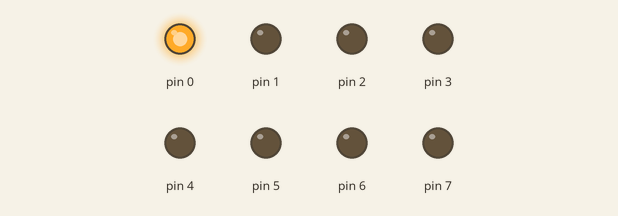
Recording of a sketch running on a simulated Arduino Uno, built with avr-gcc and run on an emulated ATmega328P. On the bench: output pins drawn as LEDs (lit = HIGH).

Above: at 0.2 s.
At 1.2 s:
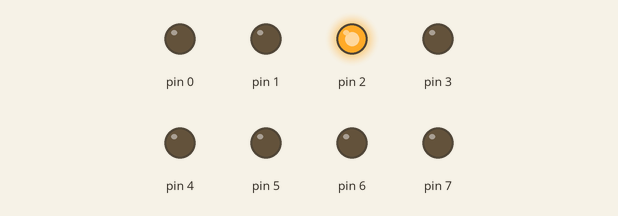
At 2.2 s:
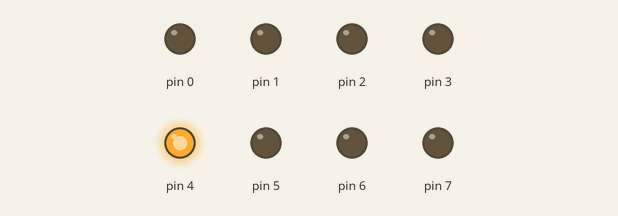
At 4.2 s:
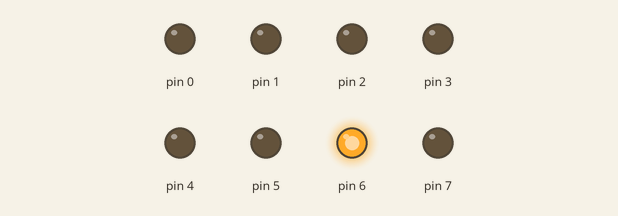
At 6.7 s:
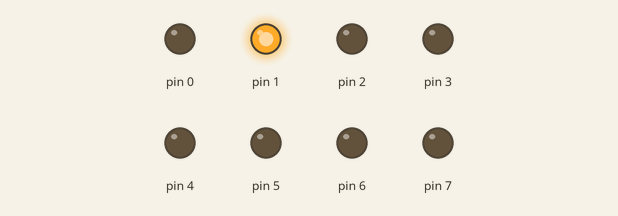
At 8.7 s:
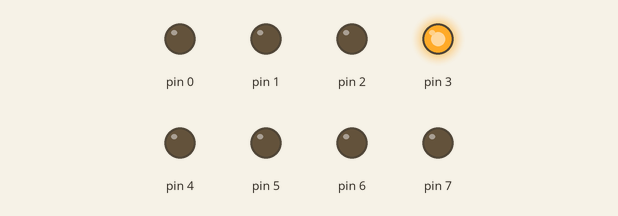
Timing chart, 0 to 9.1 s (numbered marks = the images above):
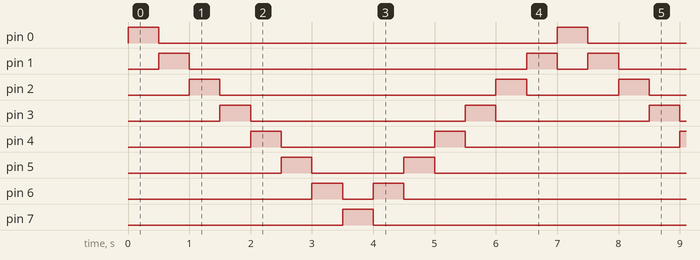

Measured:
- by itself, pin 0, pin 7: alternates HIGH for 0.50 s and LOW for 6.5 s
- by itself, pin 1: repeats every 7.0 s: LOW 5.5 s, HIGH 0.50 s, LOW 0.50 s, HIGH 0.50 s
- by itself, pin 2: repeats every 7.0 s: LOW 4.5 s, HIGH 0.50 s, LOW 1.5 s, HIGH 0.50 s
- by itself, pin 3: repeats every 7.0 s: LOW 3.5 s, HIGH 0.50 s, LOW 2.5 s, HIGH 0.50 s
- by itself, pin 4: repeats every 7.0 s: LOW 2.5 s, HIGH 0.50 s, LOW 3.5 s, HIGH 0.50 s
- by itself, pin 5: repeats every 7.0 s: LOW 1.5 s, HIGH 0.50 s, LOW 4.5 s, HIGH 0.50 s
- by itself, pin 6: repeats every 7.0 s: LOW 0.50 s, HIGH 0.50 s, LOW 5.5 s, HIGH 0.50 s

The sketch:

walking_point.ino
```cpp
#include <avr/io.h>
#include <stdlib.h>
#include <string.h>
#include <util/delay.h>

#ifndef _BV
#define _BV(bit)        (1<<(bit))
#endif
#ifndef sbi
#define sbi(reg,bit)    reg |= (_BV(bit))
#endif

#ifndef cbi
#define cbi(reg,bit)    reg &= ~(_BV(bit))
#endif

#ifndef tbi
#define tbi(reg,bit)    reg ^= (_BV(bit))
#endif

void zad4_2(){
  DDRD = 0b11111111;
  while(1){
    for(uint8_t i = 0 ; i<8; i++){
     PORTD=_BV(i);
    _delay_ms(500);
    }
    for(uint8_t i = 6 ; i>0; i--){
     PORTD=_BV(i);
    _delay_ms(500);
    }
  }
}

int main() {

zad4_2();


}
```
